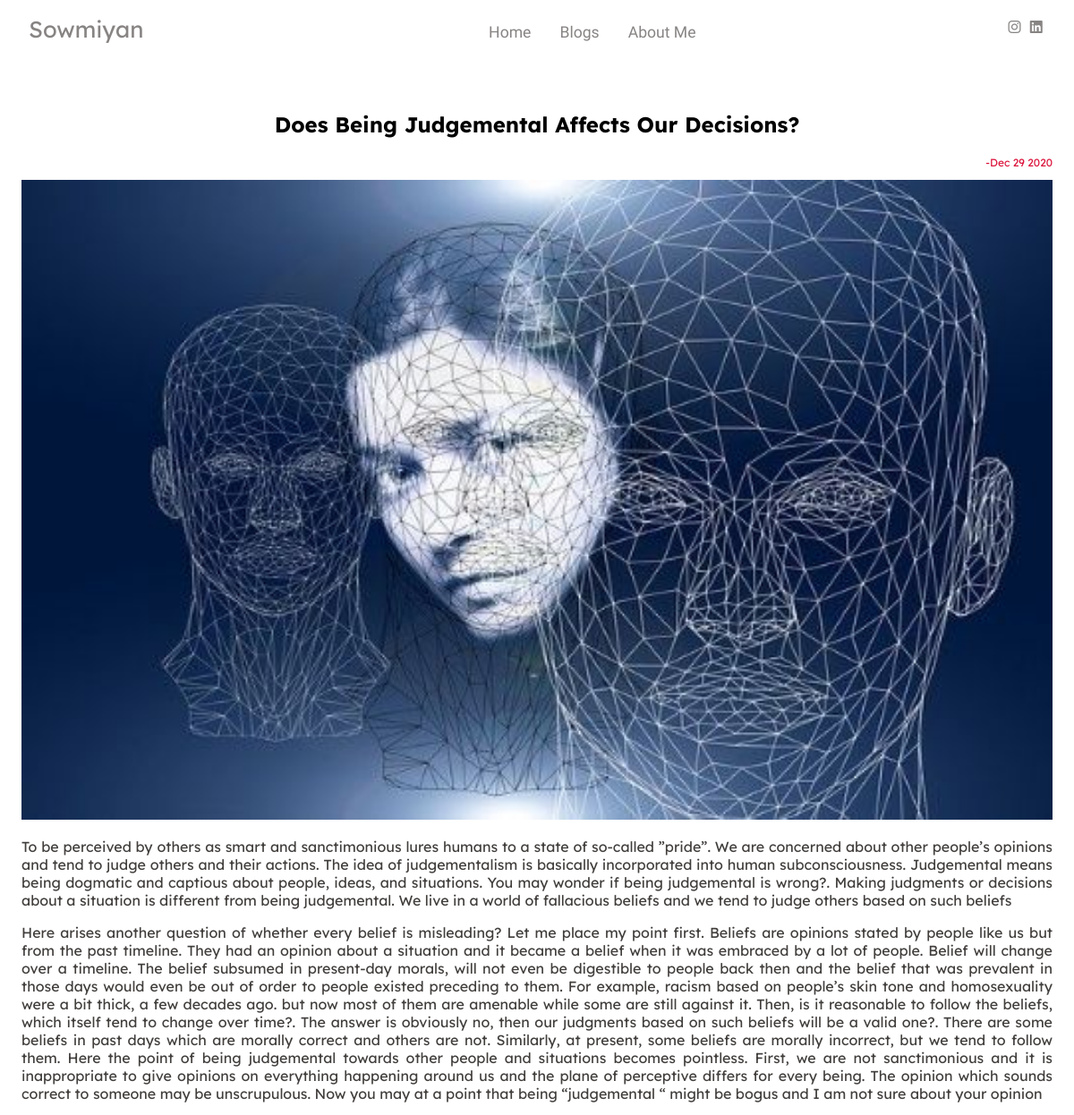
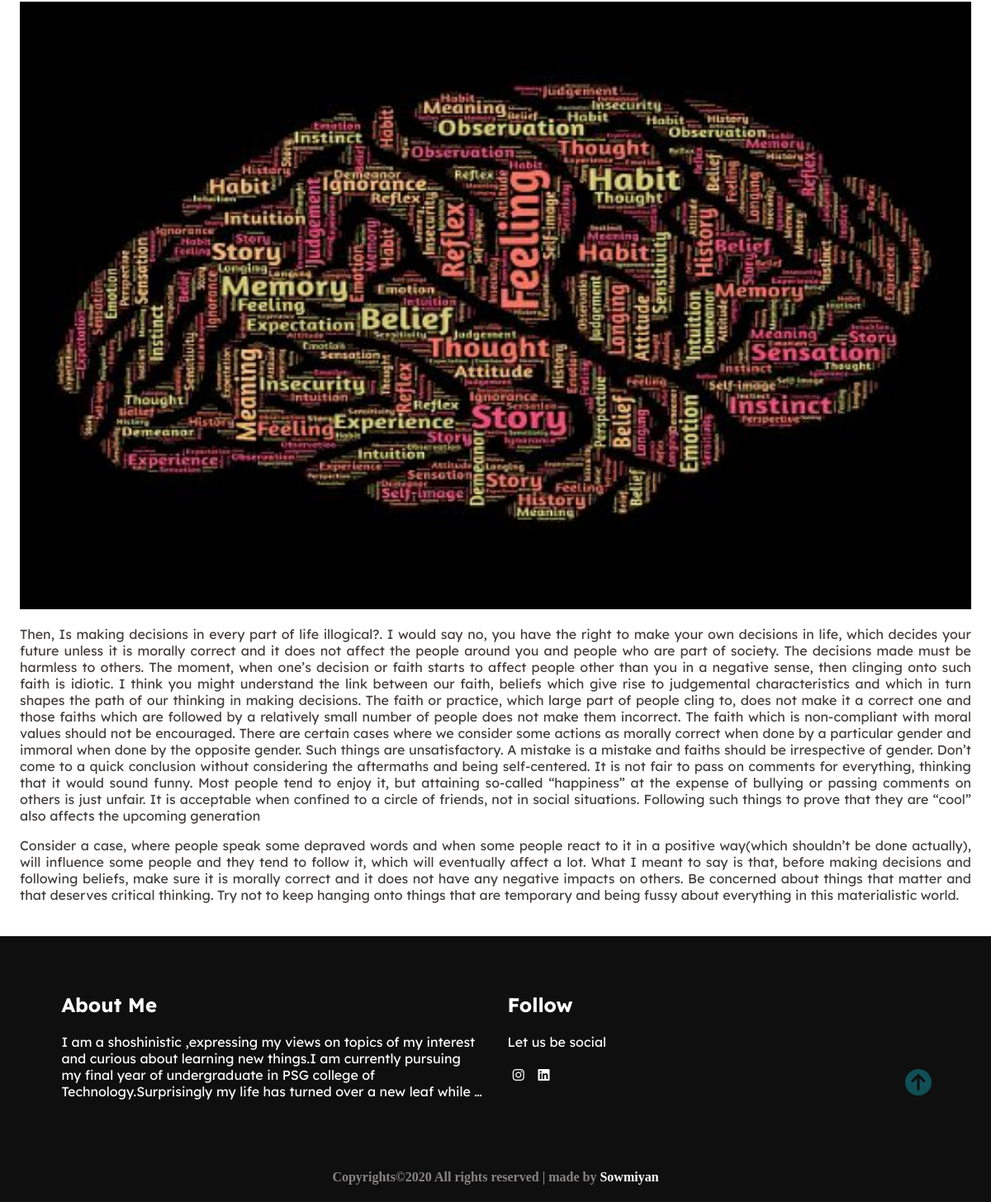
Page /articles/does_being_judgemental_affects_our_decisions on the committed database (2 pictures, top to bottom).
### articles/models.py (models this page shows, shortened)
class Article(models.Model):
    title=models.CharField(max_length=100)
    slug=models.SlugField(default='slug')
    body=models.TextField()
    date=models.DateTimeField(auto_now_add=True)
    image=models.ImageField(blank=True, null=True, upload_to='media/')
    image2=models.ImageField(blank=True, null=True, upload_to='media/')
    number=models.IntegerField(blank=True, null =True)
    para=models.TextField(default="para")

### articles/views.py (the view)
# urls.py: path('articles/<slug:slug>',views.article_details,name='detail'),
def article_details(request,slug):
    detail=Article.objects.get(slug=slug)
    return render(request,'articles/full_blog.html', {'detail':detail})

### templates/articles/full_blog.html (shortened to what this page needs)
{% extends 'base.html' %}
{% load static %}
{% block content %}
    <div class="layout">
        <h2 style="text-align:center">{{detail.title|title}}</h2>
        <p class="date">-{{detail.date|date:'M d Y'}}</p>
        <img src="{{detail.image.url}}" alt="post_image" class="responsive">
        <p>{{detail.body|safe}}</p>
        <img src="{{detail.image2.url}}" alt="post_image" class="responsive">
        <p>{{detail.para|safe}}</p>
    </div>
{% endblock content %}

### static/css/style.css (style rules this page uses)
html,body { margin:0%; box-sizing:border-box; overflow-x:hidden; }
:root { --text-gray:#878483; --text-light:#413E3C; --bg-color:#0f0f0f; --white:#ffffff; --midnight:#104f55; --sky: linear-gradient(to right, #4facfe 0%, #00f2fe 100%); --Abel:'Abel',cursive; --Anton:'Anton',cursive; --Josefin:'Josefin',cursive; --Lexend:'Lexend Deca',cursive; --Livvic:'Livvic',cursive; }
h2 { font-family:var(--Lexend); }
p { font-family: var(--Lexend); color:var(--text-light); }

### templates/articles/full_blog.html (style rules this page uses)
.layout { margin:0%; padding:1.5em; text-align: justify; }
.responsive { width:100%; border:0; height:auto; }
.date { text-align:right; font-size:0.75em; color:crimson; }

### rows in the picture
Article: title "Does Being Judgemental Affects Our Decisions?", date "Dec 29 2020", image (picture), body "To be perceived by others as smart and sanctimonious lures humans to a state of so-called ”pride”. We are concerned about other people’s opinions and tend to judge others and their actions. The idea of judgementalism is basically incorporated into human subconsciousness. Judgemental means being dogmatic and captious about people, ideas, and situations. You may wonder if being judgemental is wrong?. Making judgments or decisions about a situation is different from being judgemental. We live in a world of fallacious beliefs and we tend to judge others based on such beliefs Here arises another question of whether every belief is misleading? Let me place my point first. Beliefs are opinions…", image2 (picture), para "Then, Is making decisions in every part of life illogical?. I would say no, you have the right to make your own decisions in life, which decides your future unless it is morally correct and it does not affect the people around you and people who are part of society. The decisions made must be harmless to others. The moment, when one’s decision or faith starts to affect people other than you in a negative sense, then clinging onto such faith is idiotic. I think you might understand the link between our faith, beliefs which give rise to judgemental characteristics and which in turn shapes the path of our thinking in making decisions. The faith or practice, which large part of people cling to,…"
